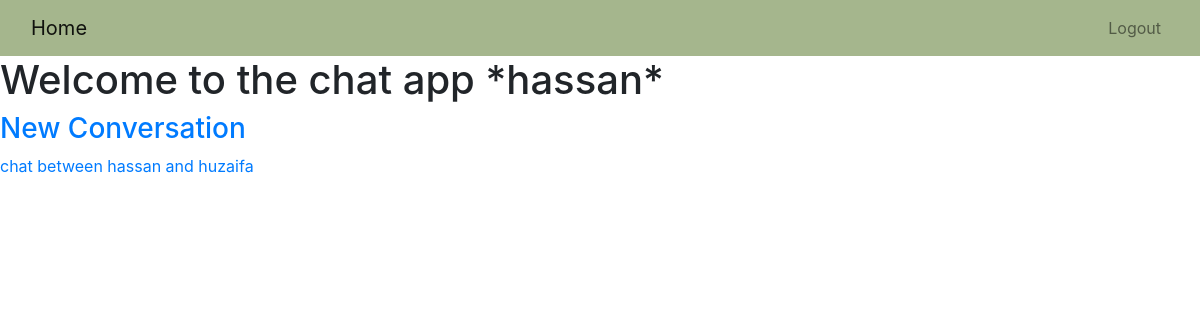
Before: / (signed in) with the older database file.
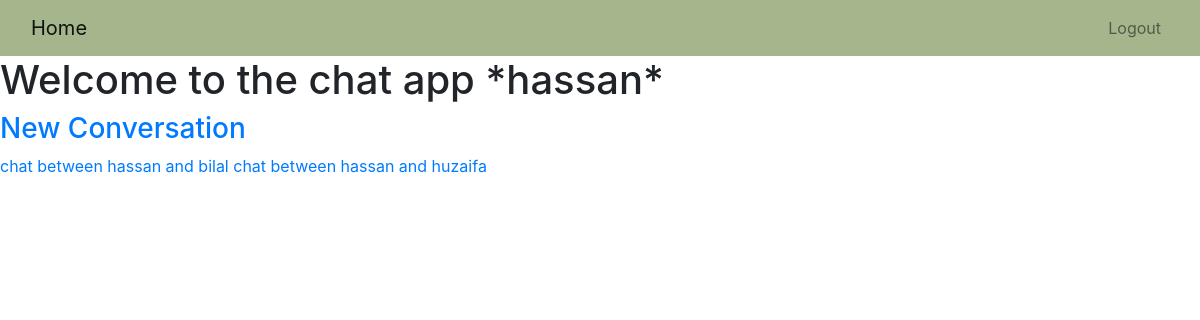
After: the same page with the newer database file.
### base/models.py (models this page shows)
class User(AbstractUser):
    name = models.CharField(max_length=200, null=True)
    email = models.EmailField(unique=True, null=True)
    bio = models.TextField(null=True)
    avatar = models.ImageField(null=True, default="avatar.svg")
    USERNAME_FIELD = "email"
    REQUIRED_FIELDS = []
    objects = CustomUserManager()

class Conversation(models.Model):
    user1 = models.ForeignKey(User, on_delete=models.CASCADE, related_name="converstion_initiated")
    user2 = models.ForeignKey(User, on_delete=models.CASCADE, related_name="converstion_recieved")
    created_at = models.DateTimeField(auto_now_add=True)
    updated_at = models.DateTimeField(auto_now=True)
    class Meta:
        unique_together =  ["user1", "user2"] # Prevents duplicate conversations
        ordering = ["-updated_at"]
    def __str__(self):
        return f"chat between {self.user1.username} and {self.user2.username}"

### base/views.py (the view)
# urls.py: path("", views.home, name="home"),
@login_required(login_url="login")
def home(request):
    conversations = Conversation.objects.filter(
        Q(user1= request.user) | Q(user2=request.user)
    )
    return render(request, "base/home.html", {"conversations": conversations})

### base/templates/base/home.html
{% extends "main.html" %}
{% block content %}
<h1>Welcome to the chat app *{{request.user.username}}*</h1>
<a href="{% url "user-list" %}"><h3>New Conversation</h3></a>
{% for chat in conversations %}
    <a href="{% url "chat" chat.id %}">{{chat}}</a>
{% endfor %}
{% endblock %}

### templates/main.html (shortened to what this page needs)
<!DOCTYPE html>
<html lang="en">
<head>
    <link href="https://stackpath.bootstrapcdn.com/bootstrap/4.5.2/css/bootstrap.min.css" rel="stylesheet">
</head>
<body>
    {% include "navbar.html" %}
    {% block content %}
    {% endblock %}
</body>
</html>

### templates/navbar.html (shortened to what this page needs)
<nav class="navbar navbar-expand-lg navbar-light custom-navbar" style="background-color: #A5B68D;">
    <div class="container-fluid">
      <a class="navbar-brand" href="{% url 'home' %}">Home</a>
      <div class="collapse navbar-collapse justify-content-end" id="navbarNav">
        <ul class="navbar-nav">
          {% if user.is_authenticated %}
            <li class="nav-item">
              <a class="nav-link" href="{% url 'logout' %}">Logout</a>
            </li>
          {% endif %}
        </ul>
      </div>
    </div>
  </nav>

Changed rows visible on the page:
added Conversation: user1+user2 "chat between hassan and bilal"
